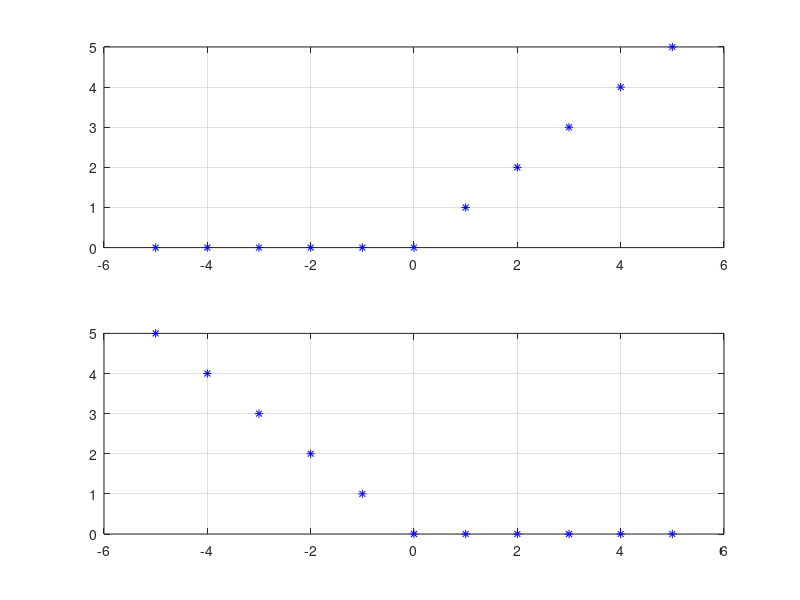

Write MATLAB code to recreate this figure.
%discrete-time Reflected Ramp function:
clc;clear all;close all;
%%Discrete-time ramp signal:
time_negative=-5; time_positive=5;
n=time_negative:1:time_positive;
index_t=0;
for i=time_negative:1:time_positive
    index_t=index_t+1;
    if i==0 || i>0
        u=i;
    else
        u=0;
    end
    n(2,index_t)=u;
end
subplot(2,1,1);
plot(n(1,:),n(2,:),'b*');
grid on;
  
%discrete-time Reflected Ramp signal:
%time_negative=-10; time_positive=10;
n_reflected=time_negative:1:time_positive;
index_t=0;
index_refl=(time_positive*2)+1;
u_refl=[];
for i=time_negative:1:time_positive
    index_t=index_t+1;
    n_reflected(2,index_t)=n(2,index_refl);
    index_refl=index_refl-1;
end
subplot(2,1,2);
plot(n_reflected(1,:),n_reflected(2,:),'b*');
grid on;